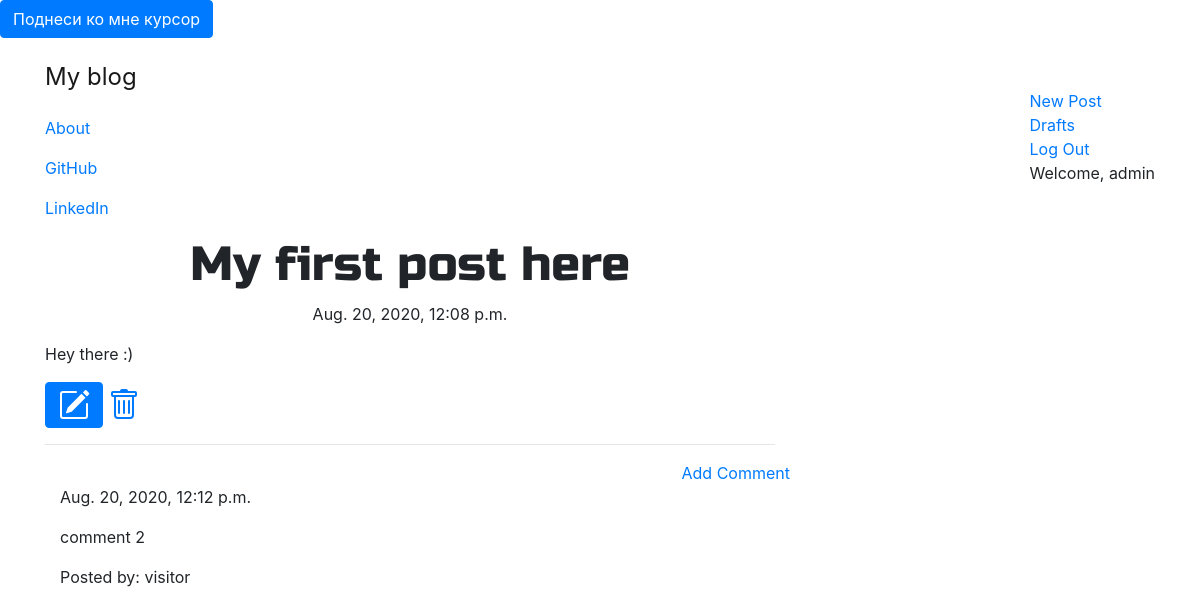
The app's page /post/1/ (signed in) with its own data.
### myblog/models.py (models this page shows, shortened)
class Post(models.Model):
    author = models.ForeignKey('auth.User', on_delete=models.CASCADE)
    title = models.CharField(max_length=200)
    text = models.TextField()
    create_date = models.DateTimeField(default=timezone.now) #не выполняем функцию, а апередаем ее. А то выполнится вот прям щас, а не в момент создания поста
    published_date = models.DateTimeField(blank=True, null=True)

class Comment(models.Model):
    post = models.ForeignKey('myblog.Post', related_name='comments', on_delete=models.CASCADE)
    author = models.CharField(max_length=200)
    text = models.TextField()
    create_date = models.DateTimeField(default=timezone.now)
    approved_comment = models.BooleanField(default=False)

### myblog/views.py (the view)
# urls.py: path('post/<int:pk>/', views.PostDetailView.as_view(), name='post_detail'),
class PostDetailView(DetailView):
    model = Post

### myblog/template/myblog/post_detail.html (shortened to what this page needs)
{% extends 'myblog/base.html' %}
{% block content %}
    <h1 class='posttitle loader'>{{ post.title }}</h1>
    {% if post.published_date %}
        <div class='date postdate'>
            {{ post.published_date }}
        </div>
    {% else %}
    <a class='btn btn-default'href="{% url 'post_publish' pk=post.pk %}">Publish</a>
    {% endif %}
    <p class='postcontent'>{{ post.text|safe|linebreaksbr }}</p>
    {% if user.is_authenticated %}
        <a class='btn btn-primary' href="{% url 'post_edit' pk=post.pk %}">
        </a>
        <a class='bnt bnt-primary' href="{% url 'post_remove' pk=post.pk %}">
        </a>
    {% endif %}
    <hr>
    <a class='brn brn-primary btn-comment' href="{% url 'add_comment_to_post' pk=post.pk %}">Add Comment</a>
    <div class='container'>
        {% for comment in post.comments.all %}
        <br>
            {% if user.is_authenticated or comment.approved_comment %}
            {{ comment.create_date }}
                <p>{{ comment.text|safe|linebreaks }}</p>
                <p>Posted by: {{ comment.author }}</p>
            {% endif %}
            {% empty %}
            <p>No Comments Yet</p>
        {% endfor %}
    </div>
{% endblock %}

### myblog/template/myblog/base.html (shortened to what this page needs)
<!DOCTYPE html>
{% load static %}
<html lang="en">
<head>
    <link rel="stylesheet" href="https://stackpath.bootstrapcdn.com/bootstrap/4.5.2/css/bootstrap.min.css">
    <link rel="stylesheet" href="//cdn.jsdelivr.net/npm/medium-editor@latest/dist/css/medium-editor.min.css" type="text/css" media="screen" charset="utf-8">
    <link rel="stylesheet" href="{% static 'css/blog.css' %}">
</head>
<body class='loader'>
    <button type="button" class="btn btn-primary" data-toggle="popover"
  title="Ehf" data-content="Ура, Bootstrap 4 работает">
    Поднеси ко мне курсор
    </button>
    <nav class='navbar navbar-light'>
        <div class='container'>
            <ul class='navbar-nav mr-auto'>
                <li class="nav-link"><a class='navbar-brand bigbrand' href="{% url 'post_list' %}">My blog</a></li>
                <li class="nav-link"><a href="{% url 'about' %}">About</a></li>
                <li class="nav-link"><a href="https://www.github.com">GitHub</a></li>
                <li class="nav-link"><a href="https://www.linkedin.com">LinkedIn</a></li>
            </ul>
            <ul class='navbar-nav'>
                {% if user.is_authenticated %}
                <li><a href="{% url 'post_new' %}">New Post</a></li>
                <li><a href="{% url 'post_draft_list' %}">Drafts</a></li>
                <li><a href="{% url 'logout' %}">Log Out</a></li>
                <li><a>Welcome, {{ user.username }}</a></li>
                {% endif %}
            </ul>
        </div>
    </nav>
    <div class='content container'>
        <div class='row'>
            <div class='col-md-8'>
                <div class='blog_posts'>
                    {% block content %}
                    {% endblock %}
                </div>
            </div>
        </div>
    </div>
</body>
</html>

### myblog/static/css/blog.css (style rules this page uses)
.bigbrand { font-size: 1.5em; }
.postdate { text-align: center; }
.posttitle { font-family: 'Russo One', sans-serif; font-size: 3em; text-align: center; }
.postcontent { font-family: 'Montserrat', sans-serif; font-size: 1.5em; }
.btn-comment { position: absolute; right: 0px; }
.loader { filter: hue-rotate(0deg); color: linear-gradient(45deg,#0f8,#08f); animation: hue 5000ms infinite linear; }

### records on screen
Post: title "My first post here", published_date "Aug. 20, 2020, 12:08 p.m.", text "Hey there :)"
Comment: create_date "Aug. 20, 2020, 12:12 p.m.", text "comment 2", author "visitor"

### other values on screen
{{ user.username }} "admin"
